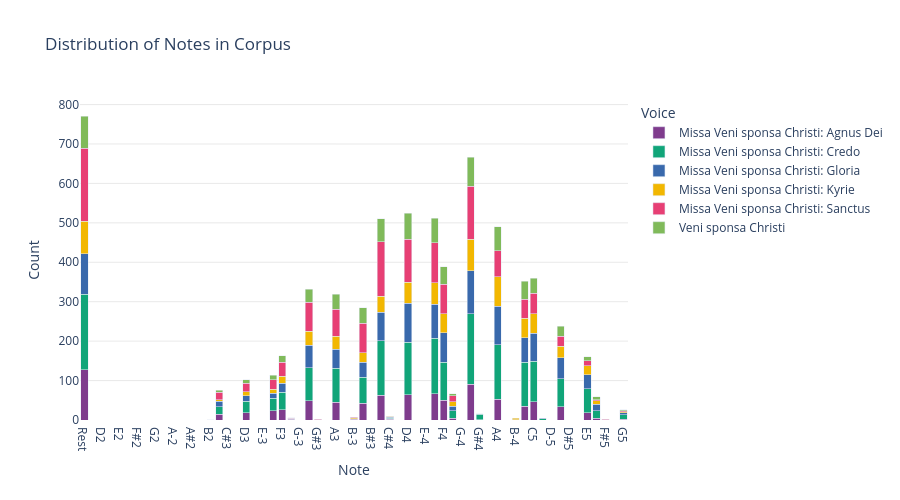

The notebook cell saved with this chart:
### Markdown cell above
## 7c. Corpus Notes as Barchart

Here we consider the *counts* of all the, voice by voice

### Code cell
# run function and create chart
nr = corpus_notes(corpus, combine_unisons_choice, combine_rests_choice)

id_vars = ['Composer', 'Title', 'Date']

# Use list comprehension to determine value_vars
value_vars = [col for col in nr.columns if col not in id_vars]

# Melt the DataFrame
melted_df = pd.melt(
    nr,
    id_vars=id_vars,
    value_vars=value_vars,
    var_name='Voice',
    value_name='Note'
)

melted_df['Note'] = melted_df['Note'].replace('NaN', np.nan)

# Remove NaN values for the visualization
melted_df_clean = melted_df.dropna(subset=['Note'])

# Create a basic bar chart showing the count of each note
chart_title = "Distribution of Notes in Corpus"

chosen_feature_to_compare = 'Title'

# Pre-aggregate the data (similar to your working example)
grouped_data = melted_df_clean.groupby(['Note', chosen_feature_to_compare]).size().reset_index(name='count')

# Create the bar chart with the pre-aggregated data
fig = px.bar(
    grouped_data,
    x='Note',
    y='count',
    color=chosen_feature_to_compare,
    barmode='stack',  # or 'group' if you prefer stacked bars
    color_discrete_sequence=px.colors.qualitative.Bold,  # Bold color scheme
    opacity=1.0,  # Full opacity for vibrant colors
    title=chart_title,
    category_orders={'Note': pitch_order}
)

# Update layout for clean appearance
fig.update_layout(
    xaxis_title="Note", 
    yaxis_title="Count",
    legend_title='Voice',
    height=500,
    width=900,
    plot_bgcolor='white',  # White background
    paper_bgcolor='white',  # White paper background
    xaxis={'categoryorder': 'array', 'categoryarray': pitch_order}
)

# Minimize grid lines
fig.update_xaxes(showgrid=False)
fig.update_yaxes(gridcolor='lightgray', gridwidth=0.5)

fig.show()

### Figure 1 — Plotly figure (JSON) as saved in the notebook; plotly's stock layout.template omitted (floating-point values rounded to 4 significant figures)
{"data": [{"alignmentgroup": "True", "hovertemplate": "Title=Missa Veni sponsa Christi: Agnus Dei<br>Note=%{x}<br>count=%{y}<extra></extra>", "legendgroup": "Missa Veni sponsa Christi: Agnus Dei", "marker": {"color": "rgb(127, 60, 141)", "opacity": 1, "pattern": {"shape": ""}}, "name": "Missa Veni sponsa Christi: Agnus Dei", "offsetgroup": "Missa Veni sponsa Christi: Agnus Dei", "orientation": "v", "showlegend": true, "textposition": "auto", "type": "bar", "x": ["A3", "A4", "B-3", "B2", "B3", "B4", "C#4", "C3", "C4", "C5", "D3", "D4", "D5", "E3", "E4", "E5", "F#3", "F#4", "F3", "F4", "F5", "G#4", "G3", "G4", "G5", "Rest"], "xaxis": "x", "y": [45, 53, 2, 1, 43, 35, 2, 14, 63, 46, 18, 64, 33, 23, 67, 19, 2, 5, 26, 50, 4, 1, 49, 91, 2, 128], "yaxis": "y"}, {"alignmentgroup": "True", "hovertemplate": "Title=Missa Veni sponsa Christi: Credo<br>Note=%{x}<br>count=%{y}<extra></extra>", "legendgroup": "Missa Veni sponsa Christi: Credo", "marker": {"color": "rgb(17, 165, 121)", "opacity": 1, "pattern": {"shape": ""}}, "name": "Missa Veni sponsa Christi: Credo", "offsetgroup": "Missa Veni sponsa Christi: Credo", "orientation": "v", "showlegend": true, "textposition": "auto", "type": "bar", "x": ["A3", "A4", "B3", "B4", "C#4", "C#5", "C3", "C4", "C5", "D3", "D4", "D5", "E3", "E4", "E5", "F#4", "F#5", "F3", "F4", "F5", "G#4", "G3", "G4", "G5", "Rest"], "xaxis": "x", "y": [86, 138, 65, 111, 2, 3, 20, 138, 103, 29, 133, 71, 32, 140, 60, 19, 1, 44, 96, 20, 13, 83, 178, 11, 191], "yaxis": "y"}, {"alignmentgroup": "True", "hovertemplate": "Title=Missa Veni sponsa Christi: Gloria<br>Note=%{x}<br>count=%{y}<extra></extra>", "legendgroup": "Missa Veni sponsa Christi: Gloria", "marker": {"color": "rgb(57, 105, 172)", "opacity": 1, "pattern": {"shape": ""}}, "name": "Missa Veni sponsa Christi: Gloria", "offsetgroup": "Missa Veni sponsa Christi: Gloria", "orientation": "v", "showlegend": true, "textposition": "auto", "type": "bar", "x": ["A3", "A4", "B-3", "B-4", "B3", "B4", "C#4", "C#5", "C3", "C4", "C5", "D3", "D4", "D5", "E3", "E4", "E5", "F#3", "F#4", "F3", "F4", "F5", "G#3", "G3", "G4", "G5", "Rest"], "xaxis": "x", "y": [49, 97, 1, 1, 38, 63, 3, 2, 13, 72, 71, 14, 99, 54, 13, 86, 36, 1, 11, 23, 75, 16, 1, 58, 110, 5, 103], "yaxis": "y"}, {"alignmentgroup": "True", "hovertemplate": "Title=Missa Veni sponsa Christi: Kyrie<br>Note=%{x}<br>count=%{y}<extra></extra>", "legendgroup": "Missa Veni sponsa Christi: Kyrie", "marker": {"color": "rgb(242, 183, 1)", "opacity": 1, "pattern": {"shape": ""}}, "name": "Missa Veni sponsa Christi: Kyrie", "offsetgroup": "Missa Veni sponsa Christi: Kyrie", "orientation": "v", "showlegend": true, "textposition": "auto", "type": "bar", "x": ["A3", "A4", "B-3", "B-4", "B3", "B4", "C#4", "C3", "C4", "C5", "D3", "D4", "D5", "E3", "E4", "E5", "F#4", "F3", "F4", "F5", "G3", "G4", "G5", "Rest"], "xaxis": "x", "y": [33, 75, 3, 3, 25, 49, 2, 4, 41, 49, 11, 53, 29, 10, 55, 22, 11, 18, 49, 9, 35, 80, 3, 82], "yaxis": "y"}, {"alignmentgroup": "True", "hovertemplate": "Title=Missa Veni sponsa Christi: Sanctus<br>Note=%{x}<br>count=%{y}<extra></extra>", "legendgroup": "Missa Veni sponsa Christi: Sanctus", "marker": {"color": "rgb(231, 63, 116)", "opacity": 1, "pattern": {"shape": ""}}, "name": "Missa Veni sponsa Christi: Sanctus", "offsetgroup": "Missa Veni sponsa Christi: Sanctus", "orientation": "v", "showlegend": true, "textposition": "auto", "type": "bar", "x": ["A3", "A4", "B-3", "B3", "B4", "C3", "C4", "C5", "D3", "D4", "D5", "E3", "E4", "E5", "F#3", "F#4", "F#5", "F3", "F4", "F5", "G#3", "G3", "G4", "G5", "Rest"], "xaxis": "x", "y": [68, 66, 1, 75, 48, 19, 138, 52, 21, 109, 25, 24, 102, 13, 2, 16, 1, 36, 74, 3, 1, 74, 134, 3, 185], "yaxis": "y"}, {"alignmentgroup": "True", "hovertemplate": "Title=Veni sponsa Christi<br>Note=%{x}<br>count=%{y}<extra></extra>", "legendgroup": "Veni sponsa Christi", "marker": {"color": "rgb(128, 186, 90)", "opacity": 1, "pattern": {"shape": ""}}, "name": "Veni sponsa Christi", "offsetgroup": "Veni sponsa Christi", "orientation": "v", "showlegend": true, "textposition": "auto", "type": "bar", "x": ["A3", "A4", "B3", "B4", "C#4", "C3", "C4", "C5", "D3", "D4", "D5", "E3", "E4", "E5", "F#3", "F#4", "F3", "F4", "F5", "G#4", "G3", "G4", "G5", "Rest"], "xaxis": "x", "y": [38, 61, 39, 46, 1, 5, 58, 38, 9, 66, 26, 11, 62, 11, 1, 5, 16, 45, 7, 2, 33, 74, 2, 82], "yaxis": "y"}], "layout": {"barmode": "stack", "height": 500, "legend": {"title": {"text": "Voice"}, "tracegroupgap": 0}, "paper_bgcolor": "white", "plot_bgcolor": "white", "title": {"text": "Distribution of Notes in Corpus"}, "width": 900, "xaxis": {"anchor": "y", "autorange": true, "categoryarray": ["Rest", "C2", "D2", "E-2", "E2", "F2", "F#2", "G-2", "G2", "G#2", "A-2", "A2", "A#2", "B-2", "B2", "C3", "C#3", "D-3", "D3", "D#3", "E-3", "E3", "F3", "F#3", "G-3", "G3", "G#3", "A-3", "A3", "A#3", "B-3", "B3", "B#3", "C4", "C#4", "D-4", "D4", "D#4", "E-4", "E4", "F4", "F#4", "G-4", "G4", "G#4", "A-4", "A4", "A#4", "B-4", "B4", "C5", "C#5", "D-5", "D5", "D#5", "E-5", "E5", "F5", "F#5", "G-5", "G5", "G#5", "A-5", "A5", "A#5", "B-5", "B5", "C6"], "categoryorder": "array", "domain": [0, 1], "range": [-0.5, 60.5], "showgrid": false, "title": {"text": "Note"}, "type": "category"}, "yaxis": {"anchor": "x", "autorange": true, "domain": [0, 1], "gridcolor": "lightgray", "gridwidth": 0.5, "range": [0, 811.6], "title": {"text": "Count"}, "type": "linear"}}}
